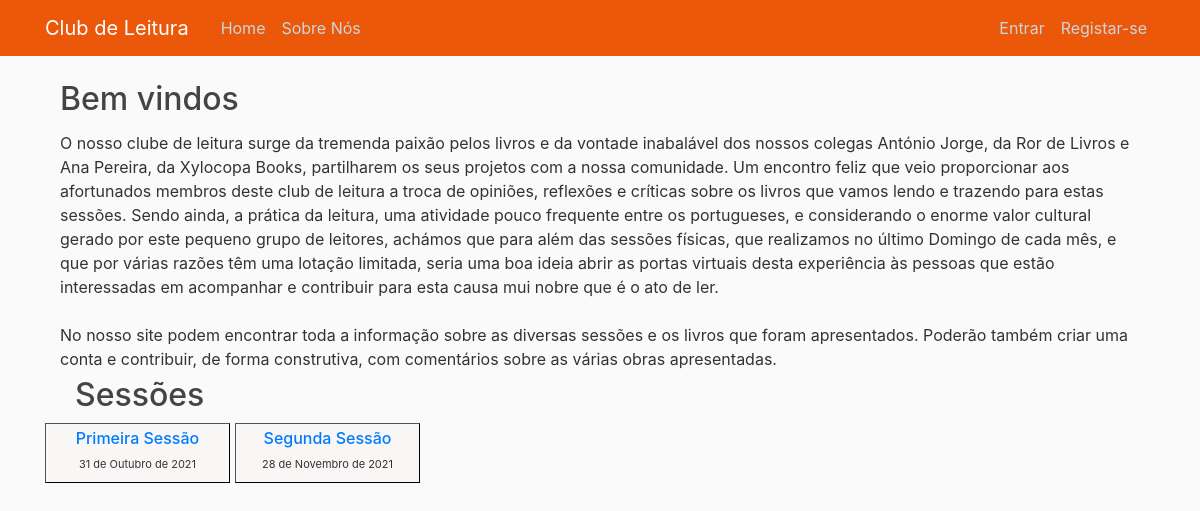
The app's page /, older data.
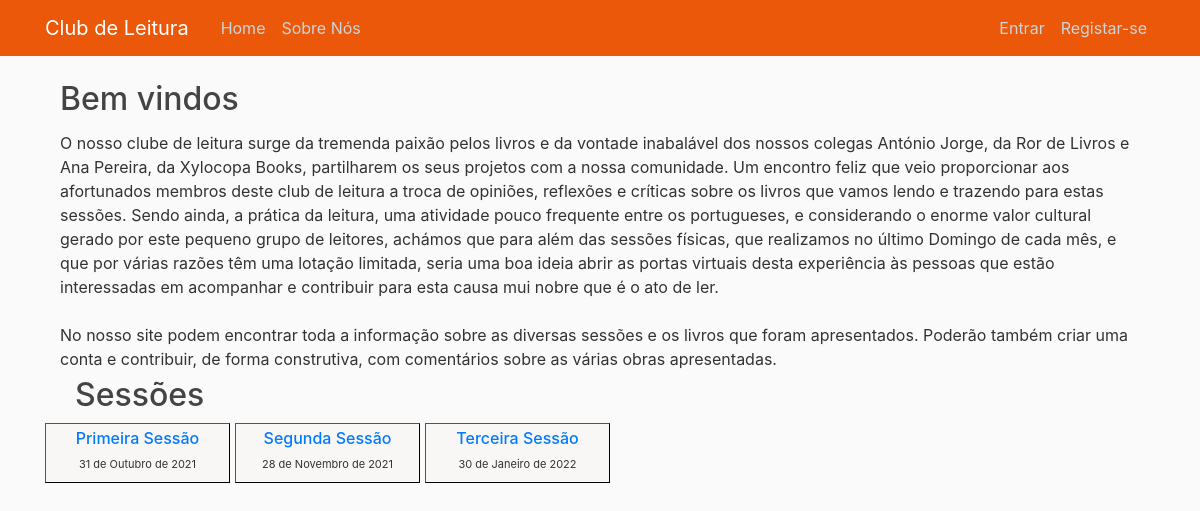
The same page, newer data.
### books/models.py (models this page shows, shortened)
class Sessoes(models.Model):
    title = models.CharField(max_length=100)
    sessao_date = models.DateField()

### books/views.py (the view)
# urls.py: path('', views.IndexView.as_view(), name='index'),
class IndexView(generic.ListView):
    template_name = 'books/index.html'
    model = Sessoes
    context_object_name = 'displaybook'
    def get_queryset(self):
        return Sessoes.objects.order_by('sessao_date')[:5]

### books/templates/books/index.html
{% extends "books/base.html" %}
{% load static %}
{% block content %}
<div class="col-12">
    <h2 class="text-left">Bem vindos</h2>
</div>
<div class="container">
    <div class="row" justify-content-start>
        <div class="col-md-12">
            <p>O nosso clube de leitura surge da tremenda paixão pelos livros e da vontade inabalável dos nossos colegas
            António Jorge, da Ror de Livros e Ana Pereira, da Xylocopa Books, partilharem os seus projetos com a nossa comunidade.
            Um encontro feliz que veio proporcionar aos afortunados membros deste club de leitura a troca de opiniões, reflexões e
            críticas sobre os livros que vamos lendo e trazendo para estas sessões. Sendo ainda, a prática da leitura, uma atividade
            pouco frequente entre os portugueses, e considerando o enorme valor cultural gerado por este pequeno grupo de leitores,
            achámos que para além das sessões físicas, que realizamos no último Domingo de cada mês, e que por várias razões têm uma
            lotação limitada, seria uma boa ideia abrir as portas virtuais desta experiência às pessoas que estão interessadas em
            acompanhar e contribuir para esta causa mui nobre que é o ato de ler.
            <br><br>
            No nosso site podem encontrar toda a informação sobre as diversas sessões e os livros que foram apresentados.
            Poderão também criar uma conta e contribuir, de forma construtiva, com comentários sobre as várias obras apresentadas.
            </p>
        </div>
    </div>
    <div class="col-12">
        <h2 class="text-left">Sessões</h2>
    </div>
    <div class="row" justify-content-start>
        {% if displaybook %}
            {% for c in displaybook %}
            <div class="col-md-2 book margens">
                    <h6><a href="{% url 'book:detalhe' c.id%}"> {{ c.title }}</a></h6>
                    <p style="font-size:11px">{{ c.sessao_date }}</p>
            </div>
            {% endfor %}
        {% else %}
            <p>Não há sessões</p>
        {% endif %}
    </div>
</div>
{% endblock content %}

Row changes from the older to the newer data that the page shows:
added Sessoes: title "Terceira Sessão", sessao_date "30 de Janeiro de 2022"
